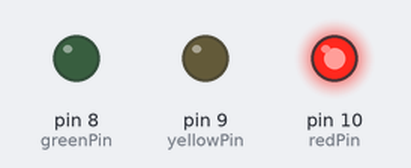
A sketch run on a simulated Arduino Uno, built with avr-gcc and run on an emulated ATmega328P. Shown: output pins drawn as LEDs (lit = HIGH).

Above: at 2.5 s.
At 7.5 s:
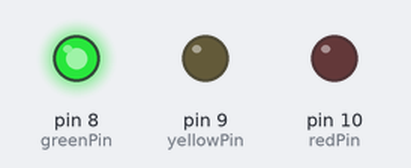
At 11.7 s:
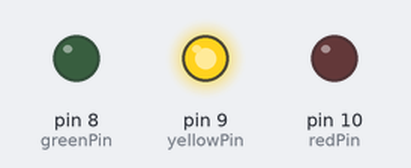
Timing chart, 0 to 17.6 s (numbered marks = the images above):
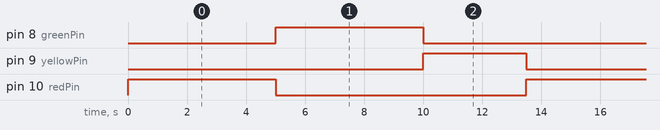

The sketch:

project_3_traffic_lights.ino
```cpp
// Project 3 - Traffic Lights

int ledDelay = 5000; // delay in between changes
int redPin = 10;
int yellowPin = 9;
int greenPin = 8;

void setup() {
  pinMode(redPin, OUTPUT);
  pinMode(yellowPin, OUTPUT);
  pinMode(greenPin, OUTPUT);
}

void loop() {
  digitalWrite(redPin, HIGH); // turn the red light on
  delay(ledDelay); // wait 5 seconds

  digitalWrite(greenPin, HIGH); // turn green on
  digitalWrite(redPin, LOW); // turn red off
  digitalWrite(yellowPin, LOW); // turn yellow off
  delay(ledDelay); // wait ledDelay milliseconds

  digitalWrite(yellowPin, HIGH); // turn yellow on
  digitalWrite(greenPin, LOW); // turn green off

  delay(3500); // wait 2 seconds

  digitalWrite(yellowPin, LOW); // turn yellow off
  // now our loop repeats

}
```

Measured:
- by itself, pin 8 (greenPin), pin 10 (redPin): alternates HIGH for 5.0 s and LOW for 8.5 s
- by itself, pin 9 (yellowPin): alternates HIGH for 3.5 s and LOW for 10.0 s
- by itself, everything shown: repeats every 13.5 s, in 4 steps
